Frame 1 (no input): blank canvas, image omitted
Frame 60 (no input): blank canvas, image omitted
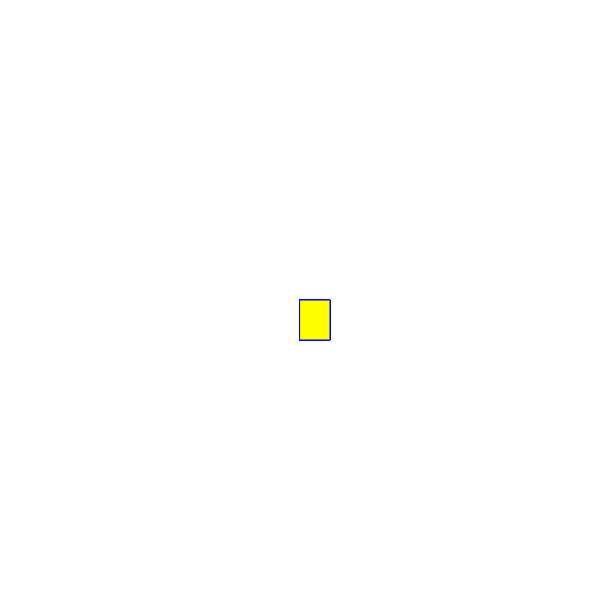
Frame 120 (the mouse pressed at the canvas centre since frame 60)

The p5.js sketch whose frames 1 and 60 were blank and that drew this single picture after the mouse press (run headless with seeded random() and noise() and a simulated clock; from frame 60 on, the mouse is pressed at the canvas centre):

// p5.js sketch
// ── sketch.js
function setup() {
    createCanvas(600, 600);
    background("white");
  
  }
  
  function draw() {
    stroke("blue");
    fill("yellow");
  
    //console.log(mouseIsPressed);
  
    if (mouseIsPressed) {
      rect(mouseX, mouseY, 30, 40);
    }
  }
  
